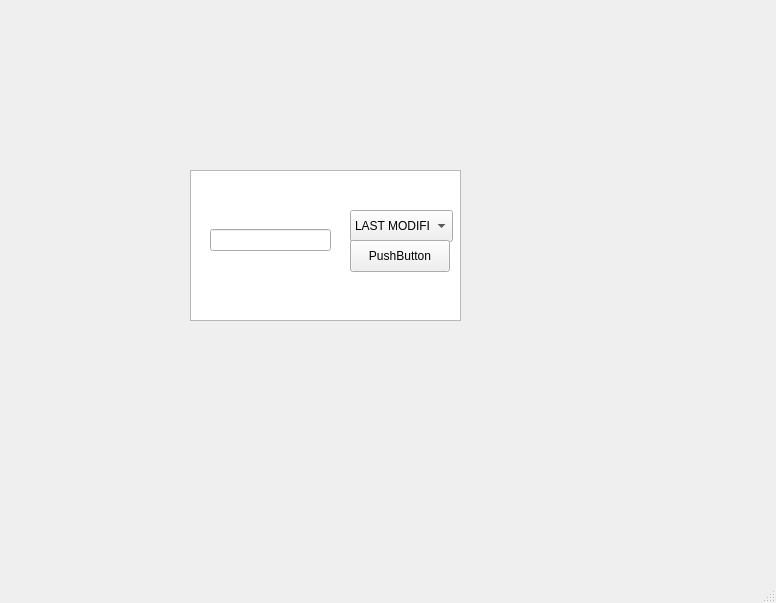
<?xml version="1.0" encoding="UTF-8"?>
<ui version="4.0">
 <class>MainWindow</class>
 <widget class="QMainWindow" name="MainWindow">
  <property name="geometry">
   <rect>
    <x>0</x>
    <y>0</y>
    <width>776</width>
    <height>603</height>
   </rect>
  </property>
  <property name="windowTitle">
   <string>MainWindow</string>
  </property>
  <widget class="QWidget" name="centralwidget">
   <widget class="QWidget" name="horizontalLayoutWidget">
    <property name="geometry">
     <rect>
      <x>210</x>
      <y>200</y>
      <width>121</width>
      <height>81</height>
     </rect>
    </property>
    <layout class="QHBoxLayout" name="horizontalLayout">
     <item>
      <widget class="QLineEdit" name="lineEdit"/>
     </item>
    </layout>
   </widget>
   <widget class="QListView" name="listView">
    <property name="geometry">
     <rect>
      <x>190</x>
      <y>170</y>
      <width>271</width>
      <height>151</height>
     </rect>
    </property>
   </widget>
   <widget class="QComboBox" name="comboBox">
    <property name="geometry">
     <rect>
      <x>350</x>
      <y>210</y>
      <width>103</width>
      <height>32</height>
     </rect>
    </property>
    <item>
     <property name="text">
      <string>LAST MODIFIED</string>
     </property>
    </item>
    <item>
     <property name="text">
      <string>CREATED</string>
     </property>
    </item>
    <item>
     <property name="text">
      <string>MAX SIZE</string>
     </property>
    </item>
    <item>
     <property name="text">
      <string>MIN SIZE</string>
     </property>
    </item>
    <item>
     <property name="text">
      <string>SIZE</string>
     </property>
    </item>
    <item>
     <property name="text">
      <string>EXT</string>
     </property>
    </item>
    <item>
     <property name="text">
      <string>TYPE</string>
     </property>
    </item>
   </widget>
   <widget class="QPushButton" name="pushButton">
    <property name="geometry">
     <rect>
      <x>350</x>
      <y>240</y>
      <width>100</width>
      <height>32</height>
     </rect>
    </property>
    <property name="text">
     <string>PushButton</string>
    </property>
   </widget>
   <zorder>listView</zorder>
   <zorder>horizontalLayoutWidget</zorder>
   <zorder>comboBox</zorder>
   <zorder>pushButton</zorder>
  </widget>
  <widget class="QMenuBar" name="menubar">
   <property name="geometry">
    <rect>
     <x>0</x>
     <y>0</y>
     <width>776</width>
     <height>22</height>
    </rect>
   </property>
  </widget>
  <widget class="QStatusBar" name="statusbar"/>
 </widget>
 <resources/>
 <connections/>
</ui>
